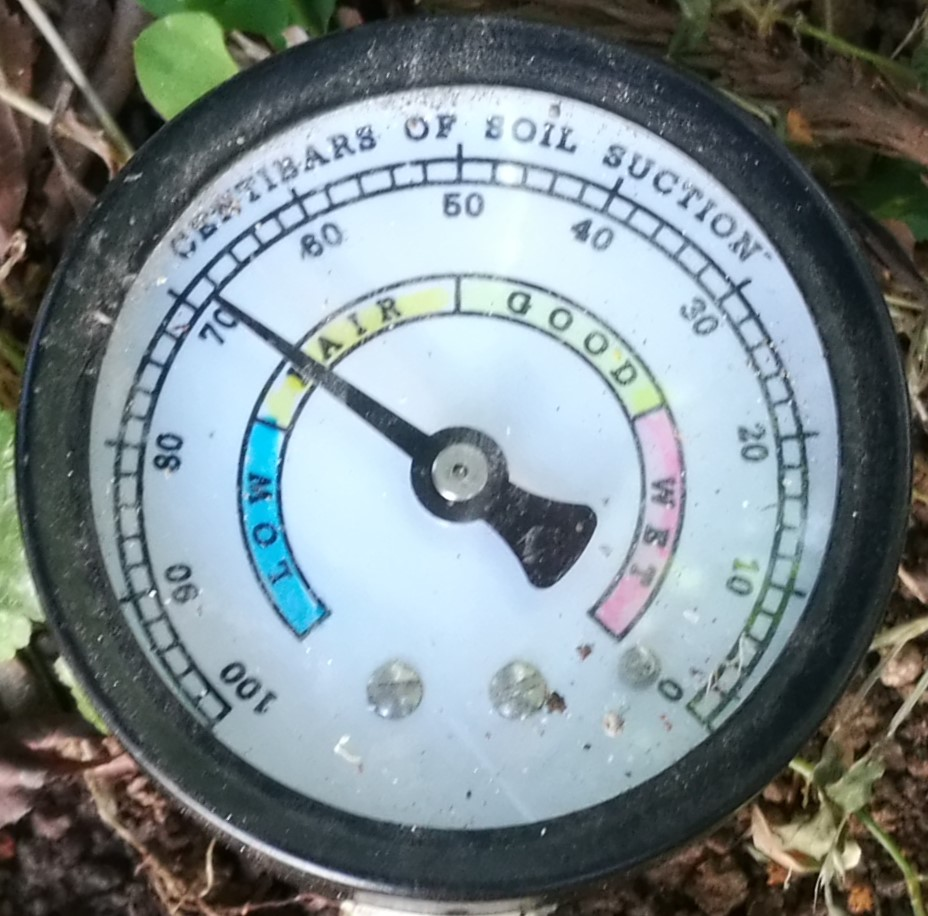
#> input picture gauge-2.jpg, 928 x 916 px
$ python Analog_Digital.py
#> lines starting #> are read from the running program, lines starting #| are printed output that depends on the picture; after the words box and inside, x2 and y2 are one past the last pixel; in counts of white or black regions, pixels touching at a corner belong together; long printed decimals are rounded
import cv2
import numpy

# Digital Gauge Specification
# 45 deg = 0
# 315 deg = 100
# diff between readings = 27 deg

img = cv2.imread("gauge-2.jpg")
#> img is the input picture: shape (916, 928, 3); mean B, G, R 137.5, 134.1, 122
height, width, channel = img.shape
#> height = 916; width = 928; channel = 3
gray = cv2.cvtColor(img, cv2.COLOR_BGR2GRAY)
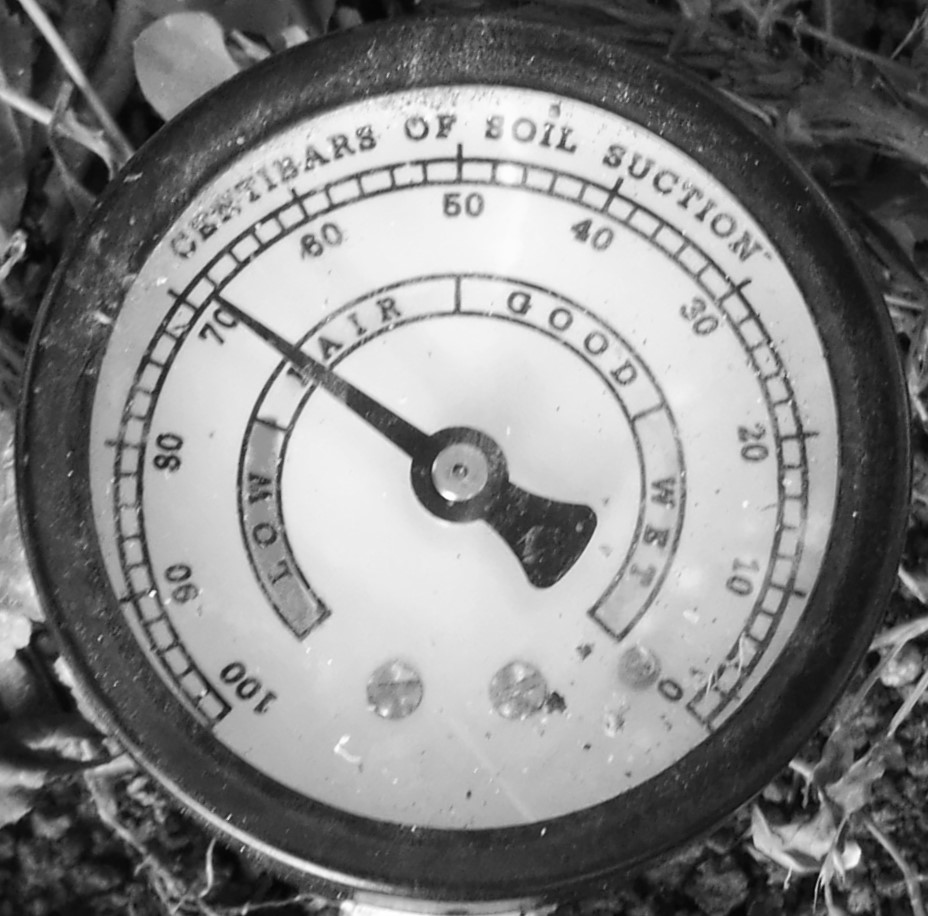
#> gray: shape (916, 928); min 4, max 255, mean 130.9


# Takes an average of all the circles for better accuaracy
def avg_circle(circle, n):
    x = 0
    y = 0
    r = 0
    for p in range(n):
        x = x + circle[0][p][0]
        y = y + circle[0][p][1]
        r = r + circle[0][p][2]
    x = int(x / n)
    y = int(y / n)
    r = int(r / n)
    return x, y, r


# Changes the value of the line in form of Degrees to Actual Value
def ang_val_convert(deg):
    value = 10/27 * deg - 16.67
    return value


th, gray2 = cv2.threshold(gray, 120, 255, cv2.THRESH_BINARY_INV)
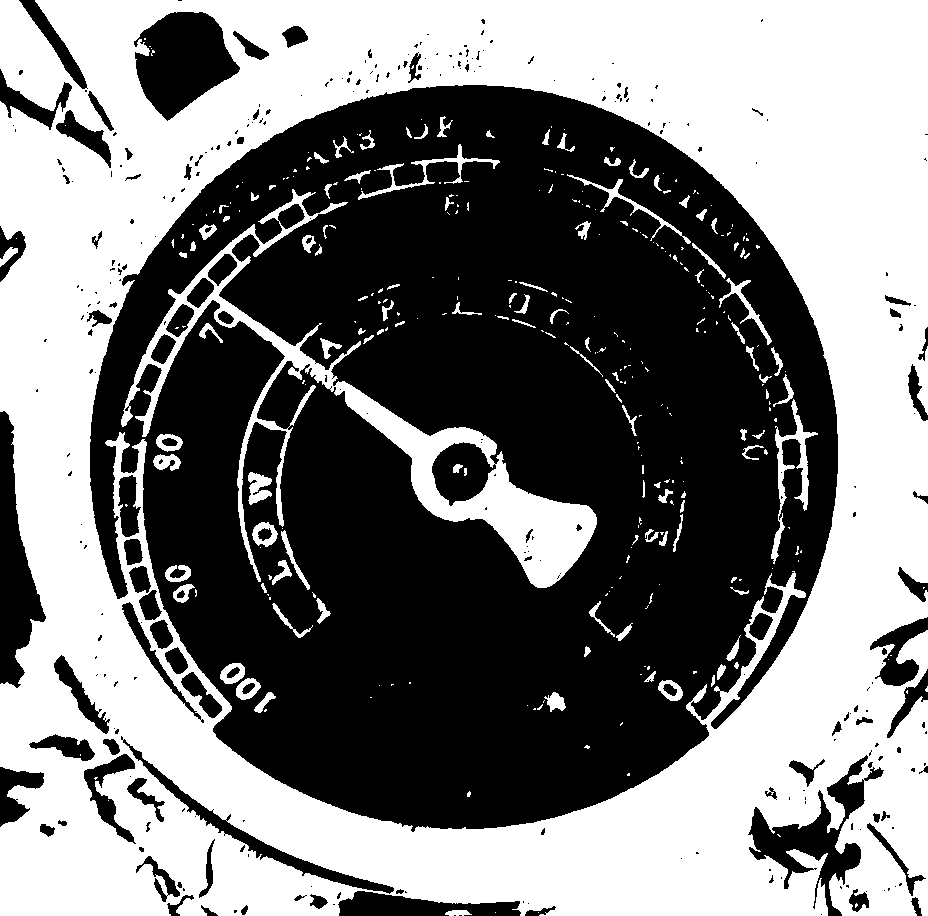
#> gray2: shape (916, 928); 48.4% white; 319 white regions (209 under 20 px), largest, box (x1, y1, x2, y2) and area: (0, 0, 928, 916) 374853, (121, 189, 597, 588) 21735, (771, 399, 818, 564) 1516
# Detection of the Gauge Centre and Gauge Circular Scale
circles = cv2.HoughCircles(gray, cv2.HOUGH_GRADIENT, 1, 20, 100, 50, minRadius=200, maxRadius=0)
#> circles = 514 rows, first 8: [460.5, 458.5, 370.8], [462.5, 489.5, 424.6], [489.5, 477.5, 436.3], [450.5, 440.5, 390.8], [494.5, 454.5, 416.1], [432.5, 475.5, 410.2], [474.5, 442.5, 392.2], [496.5, 499.5, 424.8]
a, b, c = circles.shape
#> a = 1; b = 514; c = 3
x, y, z = avg_circle(circles, b)
#> the loop in avg_circle, `for p in range(n):` made 514 passes
#> (x, y, r) on passes 1 to 3: (460.5, 458.5, 370.8), (923, 948, 795.4), (1412.5, 1425.5, 1231.7)
#> after the loop in avg_circle, `for p in range(n):`: r = 151001.7; x = 242639; y = 247092
#> in avg_circle, `x = int(x / n)`: x = 472
#> in avg_circle, `y = int(y / n)`: y = 480
#> in avg_circle, `r = int(r / n)`: r = 293
#> x = 472; y = 480; z = 293
x = int(x)
y = int(y)
z = int(z)
img = cv2.circle(img, (x, y), z, (0, 255, 0), 3, cv2.LINE_AA)
#> img: shape (916, 928, 3); 1.46% of pixels changed, all inside (x1, y1, x2, y2) = (176, 184, 769, 777)
img = cv2.circle(img, (x, y), 2, (255, 0, 0), 2, cv2.LINE_AA)
#> img: shape (916, 928, 3); mean B, G, R 135, 134.7, 119.9

# Dividing the Gauge Scale into Segments of 10 degrees difference
dx = 0
points1 = numpy.zeros((36, 2))
points2 = numpy.zeros((36, 2))
for i in range(0, 36):
    for j in range(0, 2):
        if j == 0:
            points1[i][j] = x + z * numpy.cos(dx * numpy.pi / 180)
            points2[i][j] = x + 0.9 * z * numpy.cos(dx * numpy.pi / 180)
        else:
            points1[i][j] = y + z * numpy.sin(dx * numpy.pi / 180)
            points2[i][j] = y + 0.9 * z * numpy.sin(dx * numpy.pi / 180)
    dx = dx + 10
    img = cv2.line(img, (int(points1[i][0]), int(points1[i][1])), (int(points2[i][0]), int(points2[i][1])), (0, 0, 255), 2)
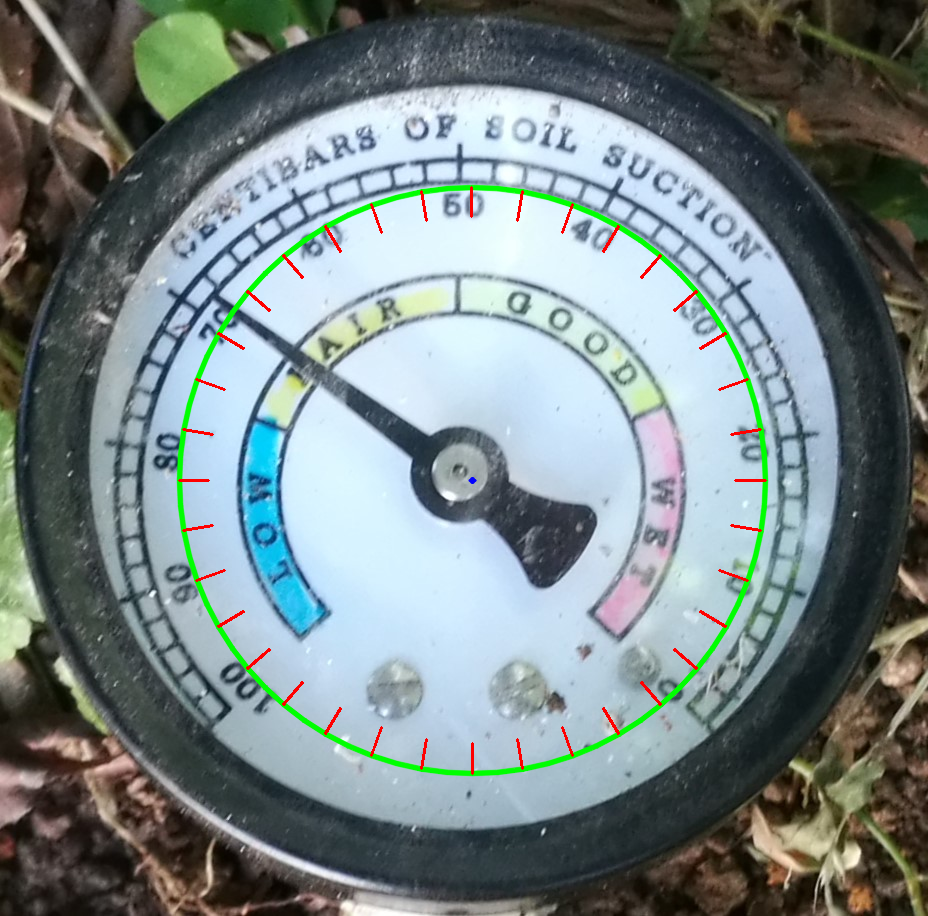
#> img: shape (916, 928, 3); mean B, G, R 134.2, 133.9, 120.3
#> after the loop, dx = 360; points1 = 36 pairs, first value 179 to 765, second value 187 to 773; points2 = 36 pairs, first value 208.3 to 735.7, second value 216.3 to 743.7

# Detecting the Gauge needle
lines = cv2.HoughLinesP(gray2, rho=3, theta=numpy.pi/180, threshold=160, minLineLength=80)
#> lines = 427 rows, first 6: [883, 634, 889, 302], [795, 760, 927, 8], [0, 875, 162, 877], [323, 867, 814, 892], [411, 81, 926, 9], [0, 847, 146, 857]

# Filtering out the redundant lines
final_line = []
for i in range(0, len(lines)):
    for x1, y1, x2, y2 in lines[i]:
        t1 = (x1 > x and y1 > y) and (x2 > x and y2 > y)
        t2 = (x1 < x and y1 > y) and (x2 < x and y2 > y)
        t3 = (x1 > x and y1 < y) and (x2 > x and y2 < y)
        t4 = (x1 < x and y1 < y) and (x2 < x and y2 < y)
        if t1 or t2 or t3 or t4:
            dist1 = numpy.sqrt((x1-x)**2 + (y1 - y)**2)
            dist2 = numpy.sqrt((x2-x)**2 + (y2 - y)**2)
            dist_1 = min(dist1, dist2)
            dist_2 = max(dist1, dist2)
            if dist_2 < z - 10:
                final_line.append((x1, y1, x2, y2))
                img = cv2.line(img, (x1, y1), (x2, y2), (0, 0, 255), 2)
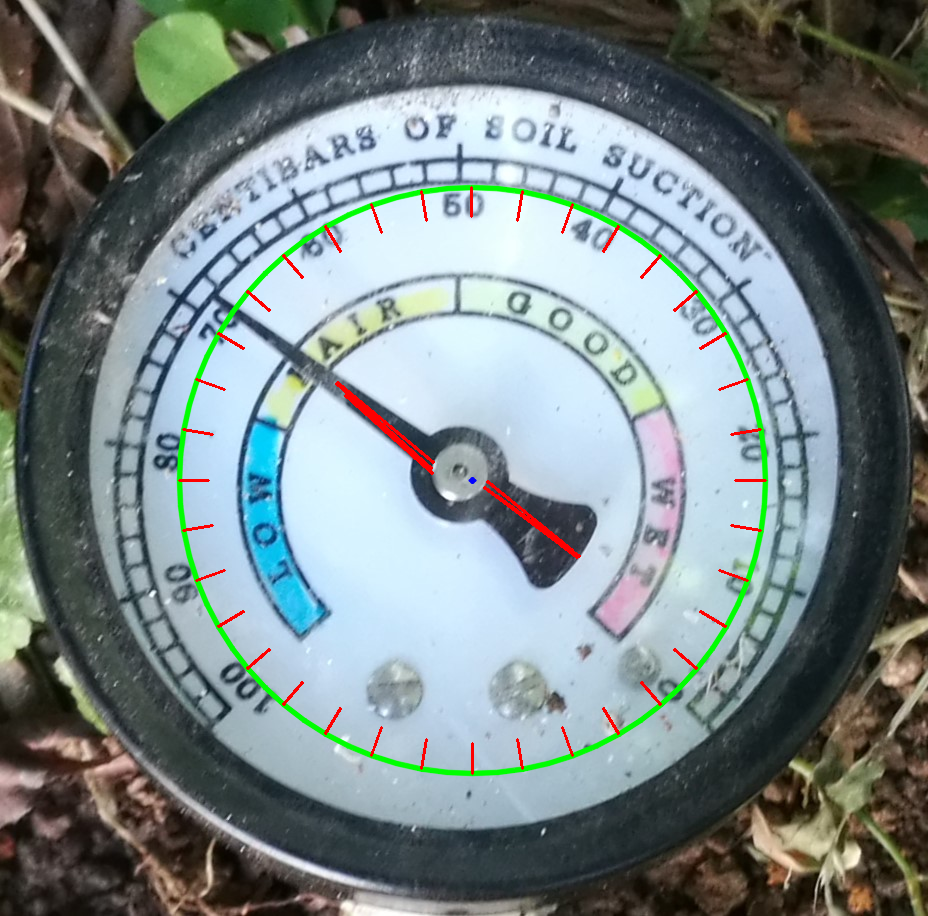
#> img: shape (916, 928, 3); 0.23% of pixels changed, all inside (x1, y1, x2, y2) = (335, 381, 581, 559)
#> after the loop, final_line = [(345, 395, 432, 473), (336, 383, 431, 468), (337, 382, 433, 462), (484, 487, 577, 557), (497, 496, 579, 556), (487, 481, 572, 550)]

x1, y1, x2, y2 = final_line[0]
#> x1 = 345; y1 = 395; x2 = 432; y2 = 473

# print(x, y, z)
# print(final_line[0])
img = cv2.line(img, (x1, y1), (x2, y2), (255, 0, 255), 2)
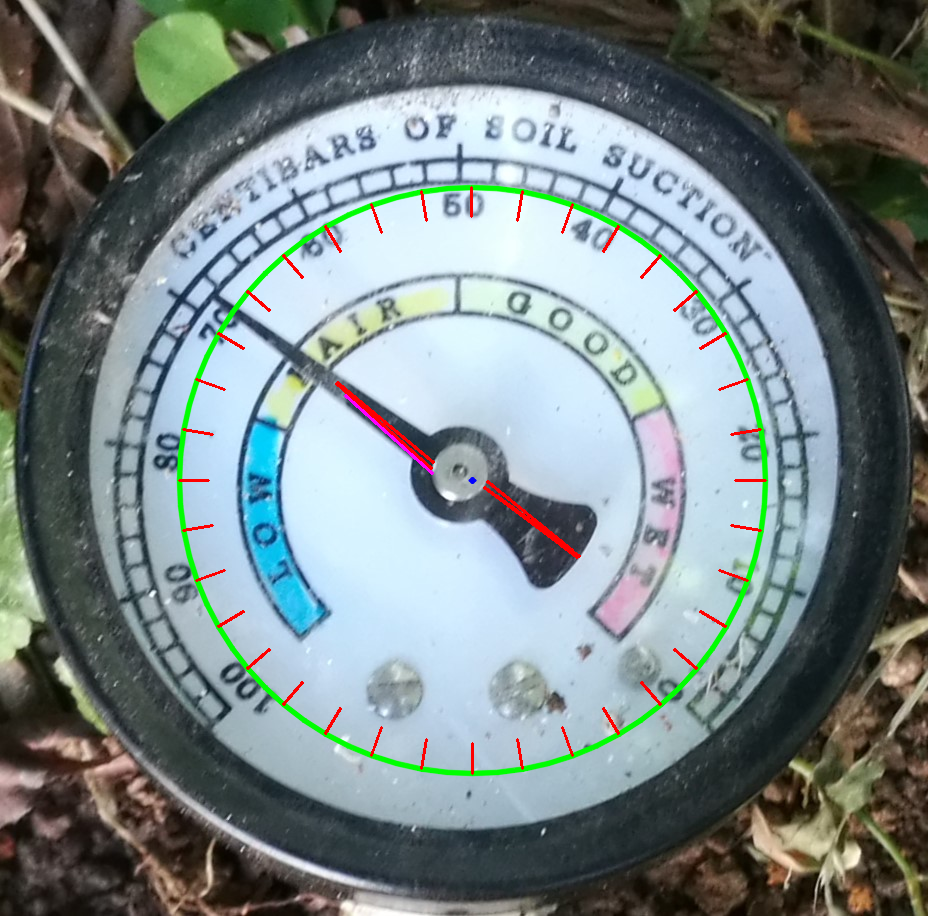
#> img: shape (916, 928, 3); 0.04% of pixels changed, all inside (x1, y1, x2, y2) = (344, 394, 434, 475)
theta = numpy.arctan(abs(y1 - y2)/abs(x1 - x2))
#> theta = 0.731
theta = numpy.rad2deg(theta)
#> theta = 41.88
angle = 0

# Converting the lines position (x1, x2, y1, y2) into degrees
if x2 > x and y2 < y:
    angle = 90 + theta
elif x2 < x and y2 < y:
    angle = 270 - theta
#> angle = 228.1
elif x2 < x and y2 > y:
    angle = 360 - theta
else:
    angle = 90 - theta

val = ang_val_convert(angle)
#> in ang_val_convert, `value = 10/27 * deg - 16.67`: value = 67.82
#> val = 67.82

print("Value = ", val)
#| Value =  67.820
cv2.imshow("Gauge", img)
cv2.imshow("Binary Img", gray2)
cv2.waitKey(0)
cv2.destroyAllWindows()
